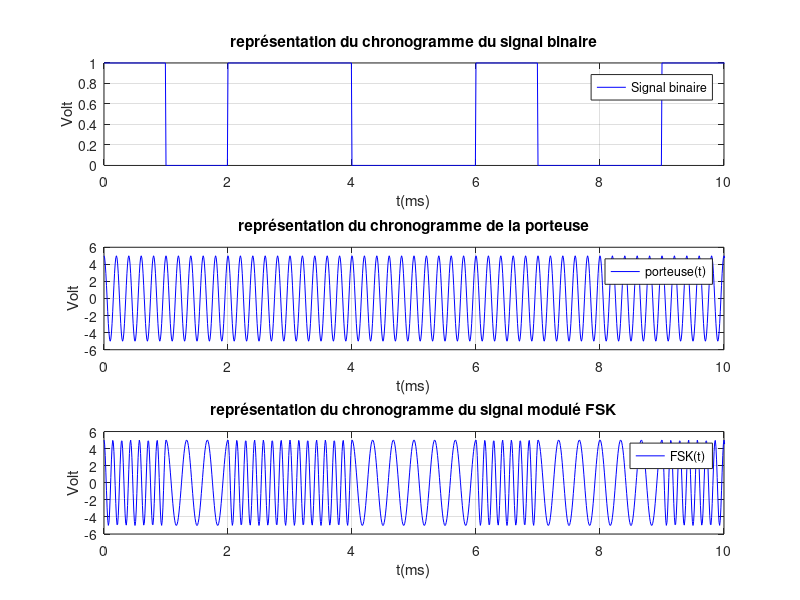

The MATLAB source for this figure: (Note: this script raises an error after producing the figure.)
%% Programme de modulation FSK

%% Remise à zéro du contexte
clear;
clc;
close all;

%% Initialisation des variables
D=1000;                         % Débit en bits/s
fp=5000;                        % Fréquence porteuse (Hz);
Tb=1/D;                         % Durée d'un bit=1symbole
R=D;                            % Rapidité
Ts=Tb;                          % Durée d'un symbole
fe=100000;                      % Fréquence échantillonnage
Te=1/fe;                        % Période d'échantillonnage   

data=[1 0 1 1 0 0 1 0 0 1];     % Séquence utilisateur à transmettre
data=[data randi([0 1],1,1000)];% Ajout d'une séquence aléatoire à la suite de la séquence utilisateur.

Df=2000;                        % Excursion en fréquence de 2kHz

Nb=size(data,2);                % Nombre de bits à transmettre
Nech_symb=fe/D;                 % Nombre d'échantillons par symbole
Nech=Nb*Nech_symb;              % Nombre total d'échantillons
Tmax=Nb*Tb;                     % Durée totale de la trame  


%% Codage des données binaires en NRZ
signal_NRZ=[];                  % Initialisation du signal codé en NRZ
symbole_1=ones(1,Nech_symb);
symbole_0=zeros(1,Nech_symb);

for n=1:Nb                      % Codage des différents bits
     if (data(n)==1)
        signal_NRZ=[signal_NRZ symbole_1];
     else
        signal_NRZ=[signal_NRZ symbole_0];
     end
end   


%% Création des signaux
t=0:Te:Tmax-Te;
porteuse=5*cos(2*pi*fp*t);  % création d'un vecteur 'porteuse' 
porteuse_zero=5*cos(2*pi*(fp-Df)*t);
porteuse_one=5*cos(2*pi*(fp+Df)*t);
FSK=[]

for n = 1:Nb % Modulation en fonction du symbole actuel
    if data(n) == 1
        FSK = [FSK (symbole_1 .* porteuse_one((n-1)*Nech_symb+1 : n*Nech_symb))];
    else
        FSK = [FSK (symbole_1 .* porteuse_zero((n-1)*Nech_symb+1 : n*Nech_symb))];
    end
end 


%% Affichage des chronogrammes
subplot(3,1,1)
plot(t*1000,signal_NRZ,"b"); %t en ms
title('représentation du chronogramme du signal binaire')
xlabel('t(ms)')
ylabel('Volt')
legend('Signal binaire')
axis([0 10 0 1])  %affichage endant 3 périodes du signal modulant
grid on

subplot(3,1,2)
plot(t*1000,porteuse,"b"); %t en ms
title('représentation du chronogramme de la porteuse')
xlabel('t(ms)')
ylabel('Volt')
legend('porteuse(t)')
axis([0 10 -6 6])  %affichage endant 3 périodes du signal modulant
grid on

subplot(3,1,3)
plot(t*1000,FSK,"b"); %t en ms
title('représentation du chronogramme du signal modulé FSK')
xlabel('t(ms)')
ylabel('Volt')
legend('FSK(t)')
axis([0 10 -6 6])  %affichage endant 3 périodes du signal modulant
grid on

%% Calcul puis affichage des spectres 
[X f]=spectre(signal_NRZ,fe,Nech);
[Y f]=spectre(porteuse,fe,Nech);
[Z f]=spectre(FSK,fe,Nech);
figure;
subplot(3,1,1);
plot(f,X,"b");
title('Spectre en amplitude du signal binaire (NRZ)')
xlabel('f(Hz)')
ylabel('Volt')
legend('|NRZ(f)|')
axis([0 2*fp -60 -20])  
grid on

subplot(3,1,2);
plot(f,Y,"b");
title('Spectre en amplitude de la porteuse')
xlabel('f(Hz)')
ylabel('Volt')
legend('|Porteuse(f)|')
axis([0 2*fp -20 20])  
grid on

subplot(3,1,3);
plot(f,Z,"b");
title('Spectre en amplitude du signal modulé FSK')
xlabel('f(Hz)')
ylabel('Volt')
legend('|FSK(f)|')
axis([0 2*fp -60 20]) 
grid on